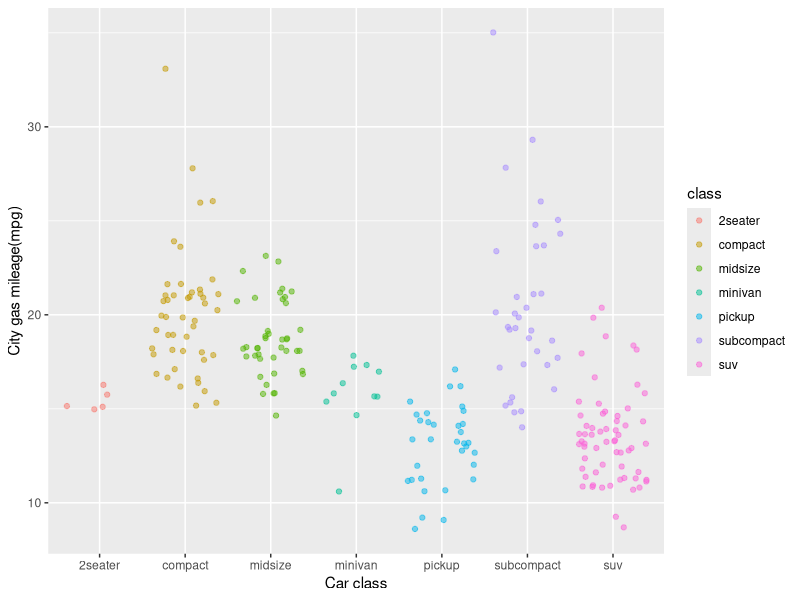

Generate this figure with R:
## ---- chunk 1
knitr::opts_chunk$set(echo = TRUE)
library(tidyverse)
## ---- chunk 2
ggplot(data = mpg, aes(x = class, y = cty))+
  geom_jitter(aes(color = class), alpha = 0.5)+
  labs(x = "Car class", y = "City gas mileage(mpg)")
